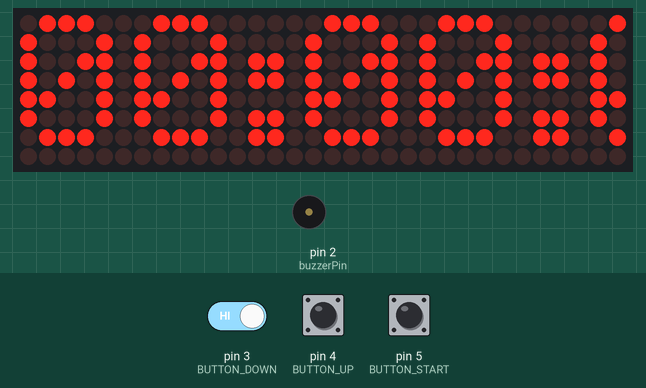
Simulated run of this sketch. Board: Arduino Uno, built with avr-gcc and run on an emulated ATmega328P. On the bench: 32×8 LED matrix, buzzer (waves = sounding). Inputs (shaded band) come from the test bench; at power-on: pin 4 (BUTTON_UP) HIGH, pin 5 (BUTTON_START) HIGH, pin 3 (BUTTON_DOWN) HIGH. What the sketch prints to the serial monitor is not drawn.

Above: at 1.4 s.
1.5 s: pin 4 (BUTTON_UP) pulled LOW for 1 s
At 3.2 s:
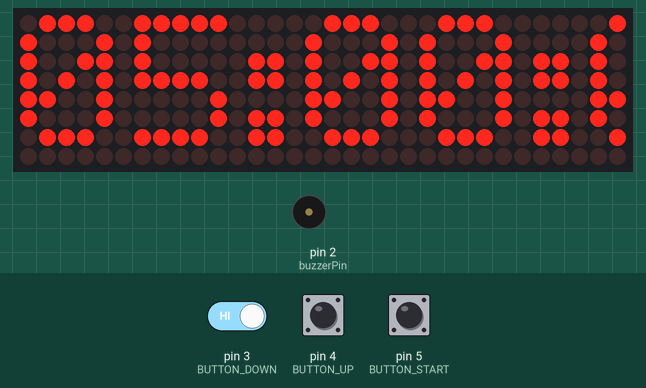
4.0 s: pin 5 (BUTTON_START) pulled LOW for 0.25 s
At 4.99 s:
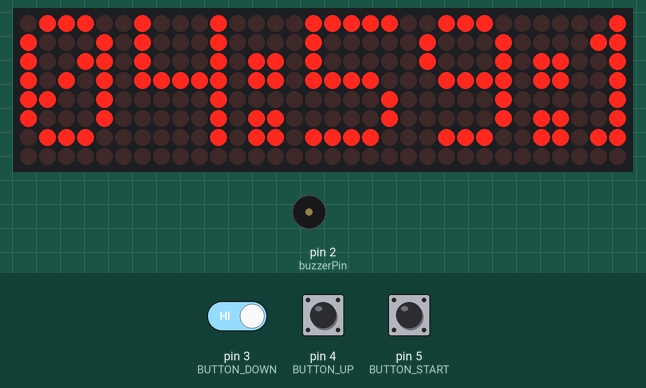
5.7 s: pin 5 (BUTTON_START) pulled LOW for 0.25 s
7.4 s: pin 3 (BUTTON_DOWN) driven LOW and pin 5 (BUTTON_START) driven LOW
At 8.1 s:
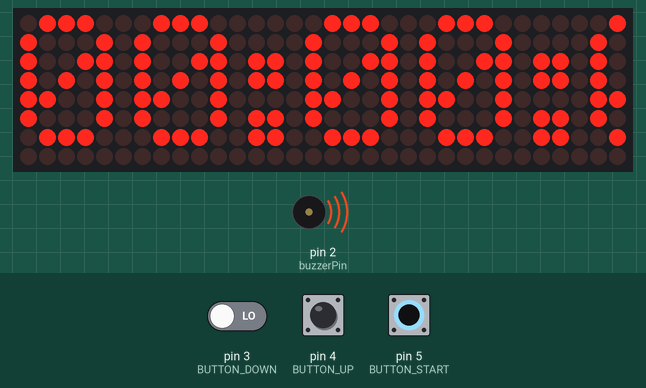
10.4 s: pin 3 (BUTTON_DOWN) driven HIGH
At 11.7 s:
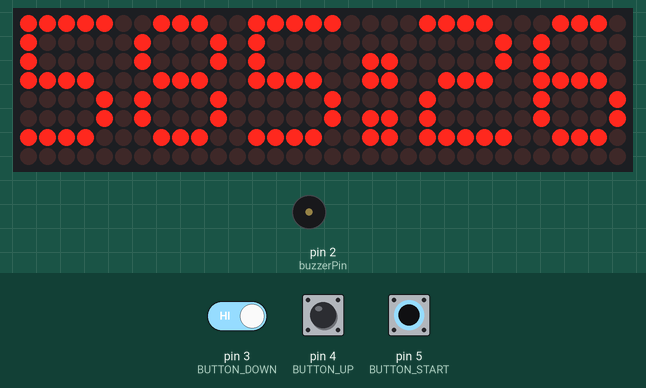
13.4 s: pin 3 (BUTTON_DOWN) driven LOW
At 14.22 s:
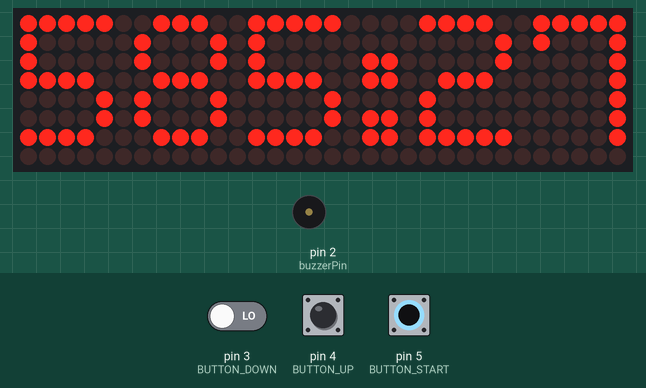
Timing chart, 0 to 17.4 s (numbered marks = the images above; inputs shaded):
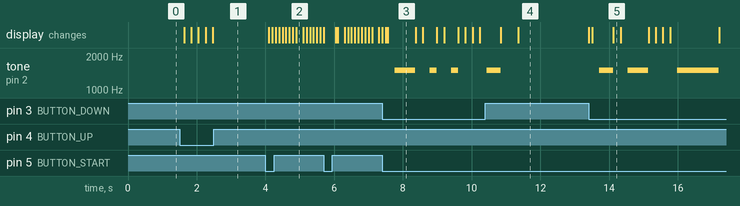

The sketch:

cronometro.ino
```cpp
#include <MD_Parola.h>
#include <MD_MAX72xx.h>
#include <SPI.h>

#define DEBUG 1

#if DEBUG
#define PRINT(s, x) { Serial.print(F(s)); Serial.print(x); }
#define PRINTS(x) Serial.print(F(x))
#define PRINTX(x) Serial.println(x, HEX)
#else
#define PRINT(s, x)
#define PRINTS(x)
#define PRINTX(x)
#endif

#define HARDWARE_TYPE MD_MAX72XX::FC16_HW
#define MAX_DEVICES 4
#define CLK_PIN   13
#define DATA_PIN  11
#define CS_PIN    10

MD_Parola P = MD_Parola(HARDWARE_TYPE, CS_PIN, MAX_DEVICES);

const uint8_t BUTTON_START = 5;
const uint8_t BUTTON_UP = 4;
const uint8_t BUTTON_DOWN = 3;

bool isRunning = false;
bool isPaused = false;
unsigned long startTime = 0;
unsigned long timeRemaining = 0;
unsigned long initialTime = 0;
char timeBuffer[10]; // Formato MM:SS:C

const int buzzerPin = 2;
bool buzzerOn = false;

void setup() {
  Serial.begin(57600);
  Serial.println("\n[Parola Scrolling Display - Timer MM:SS:C]\n");

  pinMode(buzzerPin, OUTPUT);
  pinMode(BUTTON_START, INPUT_PULLUP);
  pinMode(BUTTON_UP, INPUT_PULLUP);
  pinMode(BUTTON_DOWN, INPUT_PULLUP);

  P.begin();
  displayTime(initialTime);
}

void loop() {
  handleButtons();

  if (isRunning && !isPaused) {
    unsigned long currentTime = millis();
    if (currentTime >= startTime) {
      timeRemaining -= (currentTime - startTime);
      startTime = currentTime;
    }

    if (timeRemaining <= 0) {
      timeRemaining = 0;
      if (!buzzerOn) {
        Serial.println("Tempo esgotado, buzzer ligado");
        tone(buzzerPin, 1500);
        buzzerOn = true;
      }
      isRunning = false;
    }

    displayTime(timeRemaining);
  } else {

    displayTime(timeRemaining);
  }

  if (P.displayAnimate()) {
    P.displayReset();
  }
}

void handleButtons() {
  static unsigned long lastDebounceTime = 0;
  static const unsigned long debounceDelay = 200;

  if ((millis() - lastDebounceTime) > debounceDelay) {
    if (digitalRead(BUTTON_START) == LOW) {
      if (!isRunning) {
        timeRemaining = initialTime;
        startTime = millis();
        isRunning = true;
        isPaused = false;
        buzzerOn = false;
        noTone(buzzerPin);
        Serial.println("Timer iniciado");
      } else {
        isPaused = !isPaused;
        if (isPaused) {
          Serial.println("Timer pausado");
          noTone(buzzerPin);
        } else {
          Serial.println("Timer retomado");
          startTime = millis();
        }
      }
    }

    if (digitalRead(BUTTON_UP) == LOW && !isRunning) {
      initialTime += 60000;  // Adiciona 1 minuto
      if (initialTime > 3599999) {
        initialTime = 3599999;
      }
      timeRemaining = initialTime;
      Serial.print("Tempo ajustado para: ");
      Serial.println(initialTime / 1000);

      displayTime(initialTime);
    }

    if (digitalRead(BUTTON_DOWN) == LOW) {
      if (!isRunning || isPaused) {
        initialTime = 0;
        timeRemaining = initialTime;
        isPaused = false;
        isRunning = false;
        buzzerOn = false;
        noTone(buzzerPin);
        Serial.println("Timer resetado");
        displayTime(initialTime);
      }
    }

    lastDebounceTime = millis();
  }
}

void displayTime(unsigned long milliseconds) {
  unsigned int totalSeconds = milliseconds / 1000;
  unsigned int minutes = totalSeconds / 60;
  unsigned int seconds = totalSeconds % 60;
  unsigned int centiseconds = (milliseconds % 1000) / 10;

  // Formato de tempo MM:SS:C
  sprintf(timeBuffer, "%02d:%02d:%1d", minutes, seconds, centiseconds);


  Serial.print("Tempo atualizado: ");
  Serial.println(timeBuffer);

  P.print(timeBuffer);
}
```

Measured:
- after the input at 1.5 s, the display: first changes after 0.13 s (image 1 shows a later state)
- after the input at 4.0 s, the display: first changes after 0.10 s (image 2 shows a later state)
- after the input at 7.4 s, tone on pin 2 (buzzerPin): silent → 1500 Hz after 0.36 s, then repeats every 0.62 s: silent 0.42 s, 1500 Hz 0.20 s; the display: first differs from a run without the input after 0.16 s (image 3)
- after the input at 10.4 s, tone on pin 2 (buzzerPin): goes on until 10.8 s, then stays silent
- after the input at 13.4 s, tone on pin 2 (buzzerPin): goes 1500 Hz 0.40 s, silent 0.42 s, 1500 Hz 0.60 s, silent 0.84 s, 1500 Hz 1.2 s, then silent, starting after 0.31 s; the display: first differs from a run without the input after 0.11 s (image 5 shows a later state)
- what the display in image 3 shows lasts 0.8 s, from 7.6 s to 8.4 s
